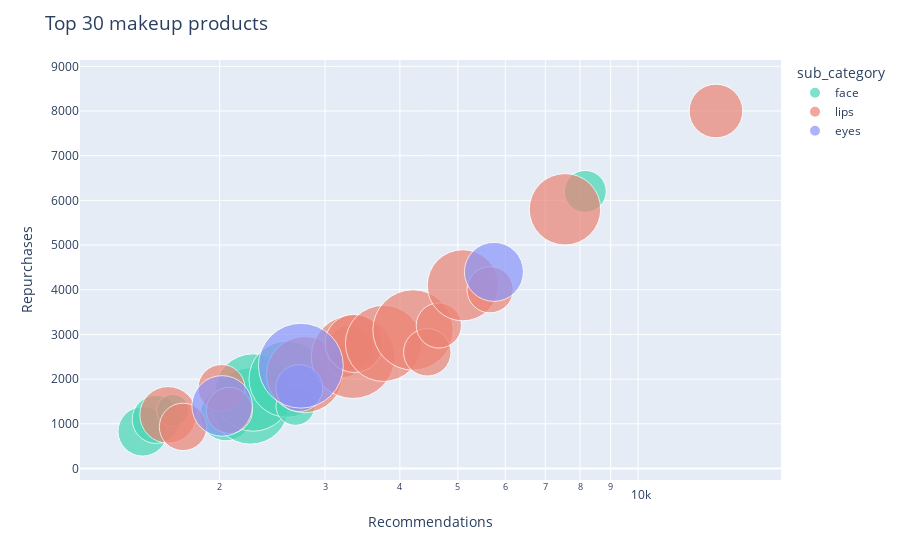

The code cell stored with this chart in its notebook:
### Markdown cell above
Looks like Face has more "pricey" products than the others

### Code cell
import plotly.express as px
mean = df.groupby('sub_category').mean().reset_index()
fig = px.scatter(df.dropna().sort_values('number_of_recommendations').tail(30), y="repurchase_yes", x="number_of_recommendations",
         size="price", color='sub_category',color_discrete_sequence=['#46D6B3','#EC8374','#8A94F9'],hover_name='product_name',
                  log_x=True, size_max=60)

fig.update_layout(yaxis_title='Repurchases',
                  xaxis_title='Recommendations',
                  title='Top 30 makeup products',
                  title_font_size = 19
                 )
fig.show()
print('Correlation score (Repurchase and Recommendation) :',df.corr()['repurchase_yes']['number_of_recommendations'])
print('Correlation score (Repurchase and Price)          :',df.corr()['repurchase_yes']['price'])
print('Correlation score (Price and Recommendation)      :',df.corr()['price']['number_of_recommendations'])

### Figure 1 — Plotly figure (JSON) as saved in the notebook; plotly's stock layout.template omitted (floating-point values rounded to 4 significant figures)
{"data": [{"hovertemplate": "<b>%{hovertext}</b><br><br>sub_category=face<br>number_of_recommendations=%{x}<br>repurchase_yes=%{y}<br>price=%{marker.size}<extra></extra>", "hovertext": ["City Chic CC Cake", "Touch & Glow Face Powder", "Bright Stuff Loose Powder", "Lightening Two Way Cake Extra Cover 10 gr", "Bare With Me Mineral Cushion", "Silky Smooth Translucent Powder", "Make It Glow Dewy Cushion", "Lightening BB Cream", "Cheeklit Pressed Blush"], "legendgroup": "face", "marker": {"color": "#46D6B3", "size": [52500, 50000, 22500, 58000, 126000, 129000, 125000, 32500, 38000], "sizemode": "area", "sizeref": 43.06, "symbol": "circle"}, "mode": "markers", "name": "face", "orientation": "v", "showlegend": true, "type": "scatter", "x": [1487, 1567, 1669, 2049, 2251, 2275, 2592, 2676, 8162], "xaxis": "x", "y": [830, 1100, 1300, 1200, 1400, 1700, 2000, 1400, 6200], "yaxis": "y"}, {"hovertemplate": "<b>%{hovertext}</b><br><br>sub_category=lips<br>number_of_recommendations=%{x}<br>repurchase_yes=%{y}<br>price=%{marker.size}<extra></extra>", "hovertext": ["Maybelline Sensational Liquid Matte Lipstick", "Longlasting Lipstick", "Glossy Stain", "Lip Cheek Eye Colour", "Superstay Matte Ink Un-Nude Liquid Lipstick", "Lip Care", "Creamytint", "Liquid Lipstik Matte Rouge Signature Make Up", "Colorfit Velvet Matte Lip Mousse", "Superstay Matte Ink", "Lip Coat", "Intense Matte Lipstick", "Everyday Cheek and Lip Tint", "Perfect Matte Lip Coat", "Magic Potion", "Intense Matte Lip Cream", "Exclusive Matte Lip Cream"], "legendgroup": "lips", "marker": {"color": "#EC8374", "size": [69000, 48500, 47500, 45900, 125000, 23000, 44000, 150000, 73000, 125000, 139000, 48500, 44000, 109000, 46000, 110000, 62000], "sizemode": "area", "sizeref": 43.06, "symbol": "circle"}, "mode": "markers", "name": "lips", "orientation": "v", "showlegend": true, "type": "scatter", "x": [1640, 1737, 2014, 2076, 2773, 3232, 3306, 3340, 3355, 3756, 4208, 4445, 4647, 5097, 5660, 7549, 13494], "xaxis": "x", "y": [1200, 931, 1800, 1300, 2100, 2400, 2700, 2500, 2800, 2800, 3100, 2600, 3200, 4100, 4000, 5800, 8000], "yaxis": "y"}, {"hovertemplate": "<b>%{hovertext}</b><br><br>sub_category=eyes<br>number_of_recommendations=%{x}<br>repurchase_yes=%{y}<br>price=%{marker.size}<extra></extra>", "hovertext": ["Optimum Hi-Black Liner", "EyeXpert Eyeshadow Nude", "Volume Lash Paradise", "Volum Express Hyper Curl Mascara"], "legendgroup": "eyes", "marker": {"color": "#8A94F9", "size": [79000, 47500, 155000, 75000], "sizemode": "area", "sizeref": 43.06, "symbol": "circle"}, "mode": "markers", "name": "eyes", "orientation": "v", "showlegend": true, "type": "scatter", "x": [2019, 2716, 2733, 5744], "xaxis": "x", "y": [1400, 1800, 2300, 4400], "yaxis": "y"}], "layout": {"autosize": true, "legend": {"itemsizing": "constant", "title": {"text": "sub_category"}, "tracegroupgap": 0}, "margin": {"t": 60}, "title": {"font": {"size": 19}, "text": "Top 30 makeup products"}, "xaxis": {"anchor": "y", "autorange": true, "domain": [0, 1], "range": [3.088, 4.217], "title": {"text": "Recommendations"}, "type": "log"}, "yaxis": {"anchor": "x", "autorange": true, "domain": [0, 1], "range": [-1434.0, 10160.0], "title": {"text": "Repurchases"}, "type": "linear"}}}
